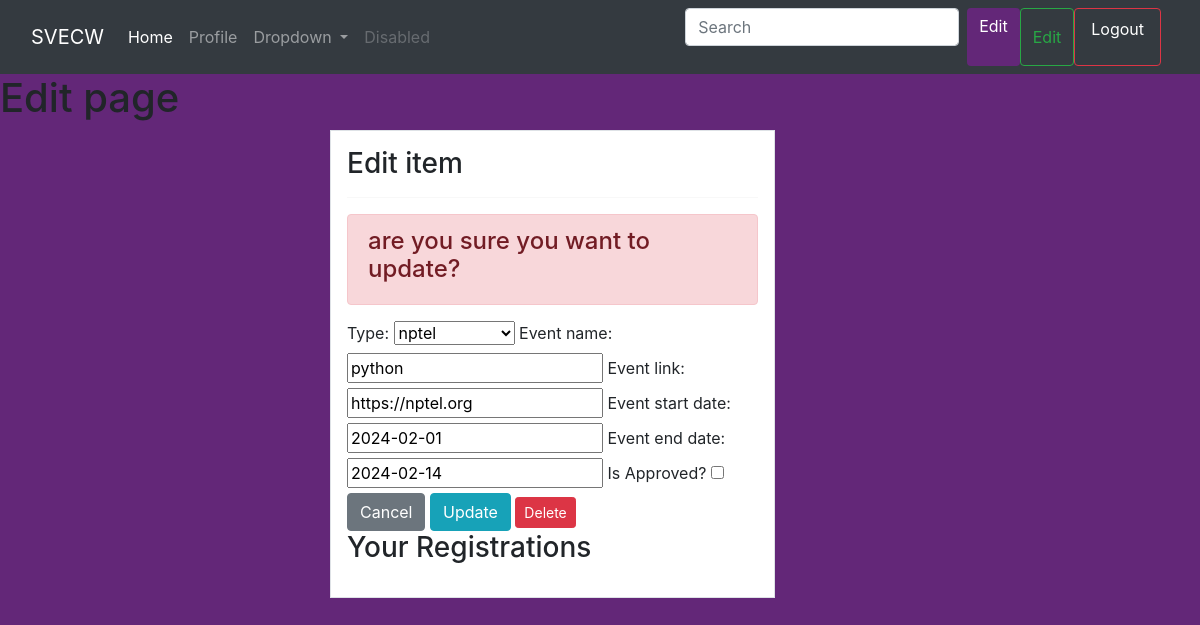
Screenshot of /certi/update/2/ (signed in) with the database file from the repository.
### home/models.py (models this page shows, shortened)
class Certi(models.Model):
    type = models.CharField(max_length=100, choices=TYPES, null=True)
    event_name = models.CharField(max_length=75, null=True)
    event_link = models.CharField(max_length=75, null=True)
    event_start_date = models.DateField(null=True)
    event_end_date = models.DateField(null=True)
    is_approved = models.BooleanField(default=False)
    is_completed = models.BooleanField(default=False)
    user = models.ForeignKey(User, on_delete=models.CASCADE, null=True, related_name='certi_registrations')

### home/views.py (the view)
# urls.py: path('certi/update/<int:pk>/', views.certiupdate, name='certiupdate'),
@login_required(login_url="/login/")
def certiupdate(request, pk):
    item = get_object_or_404(Certi, pk=pk)
    if request.method == "POST":
        form = certiform(request.POST, instance=item)
        if form.is_valid():
            form.save()
            messages.success(request, "Event Updated Successfully")
            return redirect("certi")
    else:
        form = certiform(instance=item)
    context = {
        "form": form,
        "item": item,  # Ensure item is included in context
    }
    return render(request, "certiupdate.html", context)

### home/forms.py
class certiform(forms.ModelForm):
    is_approved = forms.BooleanField(label='Is Approved?', required=False)
    class Meta:
        model = Certi
        fields = ['type','event_name','event_link','event_start_date','event_end_date']

### templates/certiupdate.html (shortened to what this page needs)
<!doctype html>
<html lang="en">
  <head>
    <link href="https://cdn.jsdelivr.net/npm/bootstrap@5.3.0-alpha3/dist/css/bootstrap.min.css" rel="stylesheet">
    <link rel="stylesheet" href="https://cdn.jsdelivr.net/npm/bootstrap@4.6.0/dist/css/bootstrap.min.css"
>
    <link rel="stylesheet" href="https://use.fontawesome.com/releases/v5.15.2/css/all.css"
>
  </head>
  <body>
    <nav class="navbar navbar-expand-lg navbar-dark bg-dark">
        <div class="container-fluid">
          <a class="navbar-brand" href="#">SVECW</a>
          <div class="collapse navbar-collapse" id="navbarSupportedContent">
            <ul class="navbar-nav me-auto mb-2 mb-lg-0">
              <li class="nav-item">
                <a class="nav-link active" aria-current="page" href="home">Home</a>
              </li>
              <li class="nav-item">
                <a class="nav-link" href="profile">Profile</a>
              </li>
              <li class="nav-item dropdown">
                <a class="nav-link dropdown-toggle" href="#" id="navbarDropdown" role="button" data-bs-toggle="dropdown" aria-expanded="false">
                  Dropdown
                </a>
              </li>
              <li class="nav-item">
                <a class="nav-link disabled" href="#" tabindex="-1" aria-disabled="true">Disabled</a>
              </li>
            </ul>
            <form class="d-flex">
              <input class="form-control me-2" type="search" placeholder="Search" aria-label="Search">
              <a class="btn btn-primary profile-button" href="{% url 'contact' %}">Edit</a>
              <button class="btn btn-outline-success" type="submit">Edit</button>
                <a class="nav-link me-2 btn btn-outline-danger" href="{% url 'logout' %}">
                  <p style="color:white">Logout</p>
                </a>
            </form>
          </div>
        </div>
    </nav>
<h1> Edit page</h1>
    <div class='container'>
        <div class='row'>
            <div class='col-md-5 offset-md-3'>
                <div class='border bg-white p-3'>
                    <h3>Edit item</h3>
                    <hr>
                    <div class="alert alert-danger">
                        <h4>are you sure you want to update?</h4>
                    </div>
                    <form method='POST'>
                      {{ form }}
                      <a class='btn btn-secondary' href="{% url 'certi' %}">Cancel</a>
                      <input class='btn btn-info' type='submit' value='Update'>
                      <a class="btn btn-danger btn-sm" href="{% url 'certidel' pk=item.pk %}">Delete</a>
                  </form>
                    <h3>Your Registrations</h3>
                </div>
            </div>
        </div>
    </div>
</body>
</html>

### templates/certiupdate.html (style rules this page uses)
body { background: rgb(99, 39, 120) }
.profile-button { background: rgb(99, 39, 120); box-shadow: none; border: none }

### rows the page displays
Certi: type "nptel", event_name "python", event_link "https://nptel.org", event_start_date "2024-02-01", event_end_date "2024-02-14"
